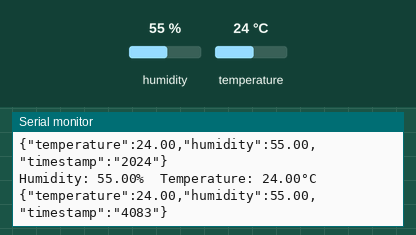
This sketch was run on a simulated Arduino Uno, built with avr-gcc and run on an emulated ATmega328P. On the bench: the last lines printed to the serial monitor. The inputs (shaded band) are chosen by the test bench; at power-on: humidity 55 %, temperature 24 °C.

Above: at 4.8 s.
4.9 s: humidity set to 22 %
At 6.8 s:
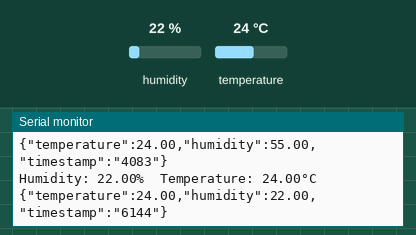
7.9 s: temperature set to 12 °C
At 9.3 s:
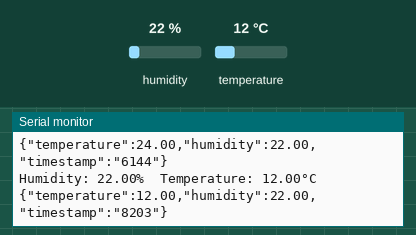
10.9 s: humidity set to 40 %
At 13.2 s:
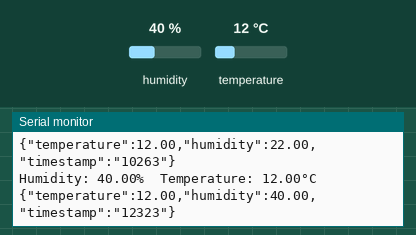
Timing chart, 0 to 14.7 s (numbered marks = the images above; inputs shaded):
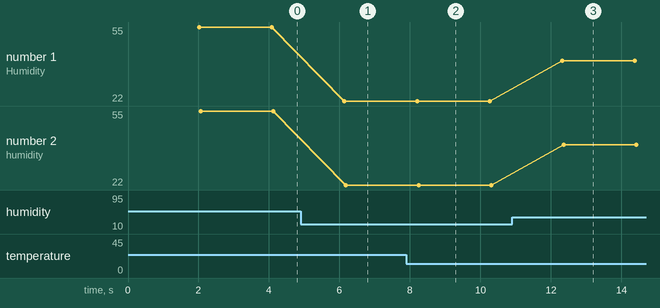

Measured:
- after the input at 4.9 s, the serial monitor: prints a new line after 1.2 s (image 1)
- after the input at 7.9 s, the serial monitor: prints a new line after 0.30 s (image 2)
- after the input at 10.9 s, the serial monitor: prints a new line after 1.4 s (image 3)
- plotted number 1: 55 → 22 after the input at 4.9 s, 22 → 40 after the input at 10.9 s
- plotted number 2: 55 → 22 after the input at 4.9 s, 22 → 40 after the input at 10.9 s

The sketch:

Api_nhietdo.ino
```cpp
#include <DHT.h>

// Định nghĩa chân kết nối cảm biến
#define DHTPIN 2
#define DHTTYPE DHT11   // DHT 11

// Tạo đối tượng DHT
DHT dht(DHTPIN, DHTTYPE);

void setup() {
  Serial.begin(9600);
  dht.begin();
}

void loop() {
  delay(2000);  // Chờ 2 giây trước khi đọc dữ liệu mới

  // Đọc độ ẩm và nhiệt độ từ cảm biến
  float humidity = dht.readHumidity();
  float temperature = dht.readTemperature();

  // Kiểm tra nếu đọc dữ liệu thành công
  if (isnan(humidity) || isnan(temperature)) {
    Serial.println(F("Failed to read from DHT sensor!"));
    return;
  }

  // In dữ liệu ra cổng Serial
  Serial.print(F("Humidity: "));
  Serial.print(humidity);
  Serial.print(F("%  Temperature: "));
  Serial.print(temperature);
  Serial.println(F("°C"));

  // Tạo chuỗi JSON và gửi qua cổng Serial
  String jsonData = "{";
  jsonData += "\"temperature\":" + String(temperature) + ",";
  jsonData += "\"humidity\":" + String(humidity) + ",";
  jsonData += "\"timestamp\":\"" + String(millis()) + "\"";  // Sử dụng millis() cho thời gian nội bộ
  jsonData += "}";

  Serial.println(jsonData);
}
```
